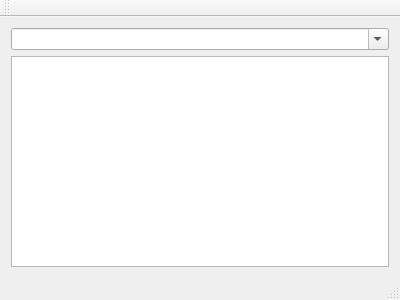
<?xml version="1.0" encoding="UTF-8"?>
<ui version="4.0">
 <class>MainWindow</class>
 <widget class="QMainWindow" name="MainWindow">
  <property name="geometry">
   <rect>
    <x>0</x>
    <y>0</y>
    <width>400</width>
    <height>300</height>
   </rect>
  </property>
  <property name="windowTitle">
   <string>MainWindow</string>
  </property>
  <widget class="QWidget" name="centralWidget">
   <layout class="QVBoxLayout" name="verticalLayout">
    <item>
     <widget class="QComboBox" name="comboBox">
      <property name="editable">
       <bool>true</bool>
      </property>
     </widget>
    </item>
    <item>
     <widget class="QTreeWidget" name="treeWidget">
      <property name="sortingEnabled">
       <bool>false</bool>
      </property>
      <property name="animated">
       <bool>false</bool>
      </property>
      <property name="columnCount">
       <number>1</number>
      </property>
      <attribute name="headerVisible">
       <bool>false</bool>
      </attribute>
      <attribute name="headerStretchLastSection">
       <bool>false</bool>
      </attribute>
      <column>
       <property name="text">
        <string notr="true">1</string>
       </property>
      </column>
     </widget>
    </item>
   </layout>
  </widget>
  <widget class="QMenuBar" name="menuBar">
   <property name="geometry">
    <rect>
     <x>0</x>
     <y>0</y>
     <width>400</width>
     <height>26</height>
    </rect>
   </property>
  </widget>
  <widget class="QToolBar" name="mainToolBar">
   <attribute name="toolBarArea">
    <enum>TopToolBarArea</enum>
   </attribute>
   <attribute name="toolBarBreak">
    <bool>false</bool>
   </attribute>
  </widget>
  <widget class="QStatusBar" name="statusBar"/>
 </widget>
 <layoutdefault spacing="6" margin="11"/>
 <resources/>
 <connections/>
</ui>
